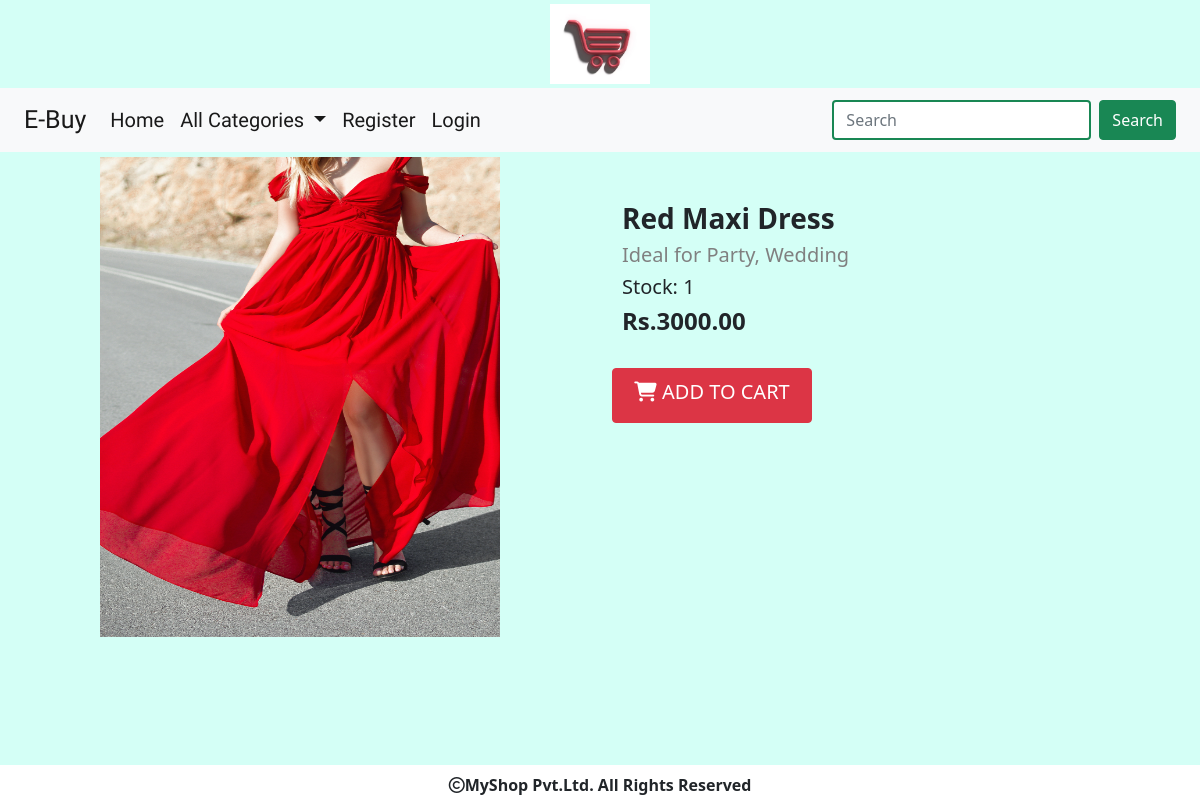
The app's page /prodet/8 with its own data.
### Shop/models.py (models this page shows)
class product(models.Model):
    name= models.CharField(max_length=20)
    category = models.ForeignKey(category, on_delete=models.CASCADE)
    image = models.ImageField(upload_to='Shop/products', blank=True, null=True)
    description= models.TextField()
    price = models.DecimalField(max_digits=10,decimal_places=2)
    stock = models.IntegerField()
    availability = models.BooleanField(default=True)
    created = models.DateTimeField(auto_now_add=True)
    updated = models.DateTimeField(auto_now=True)

### Shop/views.py (the view)
# urls.py: path("prodet/<d>",views.productdetails,name="productdetails"),
def productdetails(request,d):
    p = product.objects.get(id=d)
    return render(request, 'productdetails.html', {"allpro1":p})

### Cart/context_processors.py (called while the page is built, shortened)
def productcount(request):
    item_count=0
    return{'count':item_count}

### Shop/context_processors.py (called while the page is built)
def menu_links(request):
    c = category.objects.all()
    return{'links':c}

### Template/productdetails.html (shortened to what this page needs)
{% extends 'base.html' %}
{% load static %}
{% block content %}
{% if allpro1 %}
<div class="container-fluid" style="margin-bottom:50px">
    <div class="row">
        <div class="col-sm-6" style="height:500px">
            <center>
                <img src="{{allpro1.image.url}}" style="height:480px;width:400px;margin-top:5px">
            </center>
        </div>
        <div class="col-sm-6">
            <h3 style="margin-top:50px;margin-left:10px"><b>{{allpro1.name}}</b></h3>
            <h5 style="margin-left:10px;color:gray">{{allpro1.description}}</h5>
            <h5 style="margin-left:10px;">Stock: {{allpro1.stock}}</h5>
            <h4 style="margin-left:10px"><b>Rs.{{allpro1.price}}</b></h4><br>
            {% if user.is_superuser == False %}
            {% if allpro1.stock <= 0 %}
            <h3 style="color:red">Out of Stock</h3>
            {% else %}
            <a href="{% url 'Cart:addtocart' allpro1.name %}" class="btn btn-danger pt-2" style="height:55px;width:200px;font-size:20px"><i class="fa-solid fa-cart-shopping"></i>
                ADD TO CART</a>
            {% endif %}
            {% endif %}
        </div>
    </div>
</div>
{% endif %}
{% endblock %}

### Static/css/b1.css (style rules this page uses)
body { background-color:#d4fff6; }

### records on screen
product: image (picture), name "Red Maxi Dress", description "Ideal for Party, Wedding", stock "1", price "3000.00"
